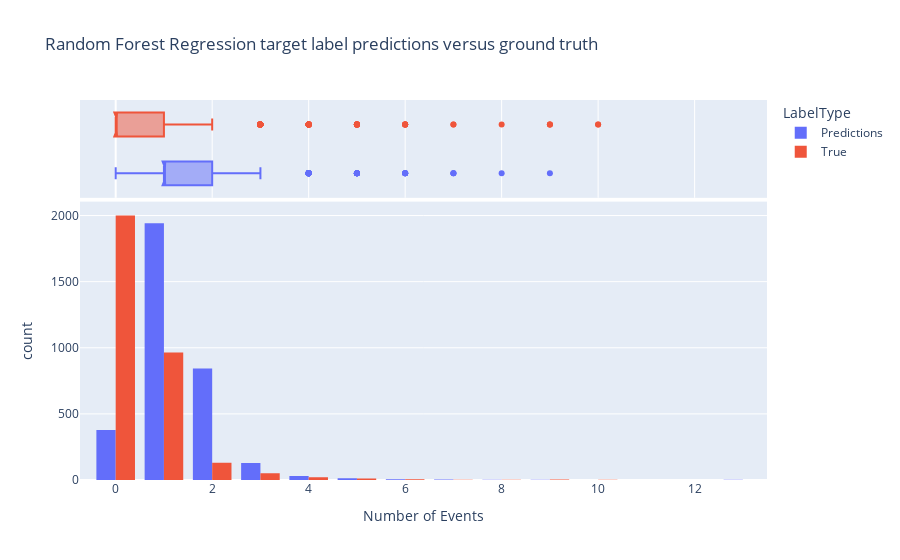

Notebook source saved alongside this figure:
### Code cell
import plotly.express as px

predictions_dat3 = predictions_dat2[predictions_dat2['value'] < 1000] 
skip_models = ['Dummy Mean', 'Dummy Median', 'Dummy Quantile']
model_groups = ['Linear Regression', 'Lasso Regression', 'Ridge Regression', 'Elastic Net Regression']
model_groups2 = ['Decision Tree Regression', 'Random Forest Regression', 'Gradient Boosting Regression']

def eval_predictions(in_model, pred_df):

    pred_df = pred_df[pred_df['Model_Name'] == in_model]

    fig = px.histogram(pred_df, x="value", color="LabelType",
                   marginal="box", # or violin, rug
                   hover_data=pred_df.columns,
                   labels = {'value': "Number of Events"},
                   title = f"{in_model} target label predictions versus ground truth")
    return fig.update_layout(barmode="group") 
eval_predictions('Random Forest Regression', predictions_dat3)

### Figure 1 — Plotly figure (JSON) as saved in the notebook; plotly's stock layout.template omitted (floating-point values rounded to 4 significant figures; data arrays with more than 128 entries replaced by an {"elided": "..."} marker saying what was removed)
{"data": [{"alignmentgroup": "True", "bingroup": "x", "hovertemplate": "LabelType=Predictions<br>Number of Events=%{x}<br>count=%{y}<extra></extra>", "legendgroup": "Predictions", "marker": {"color": "#636efa", "pattern": {"shape": ""}}, "name": "Predictions", "offsetgroup": "Predictions", "orientation": "v", "showlegend": true, "type": "histogram", "x": {"elided": "3350 int values"}, "xaxis": "x", "yaxis": "y"}, {"alignmentgroup": "True", "customdata": {"elided": "3199x2 str values"}, "hovertemplate": "LabelType=%{customdata[1]}<br>Number of Events=%{x}<br>Model_Name=%{customdata[0]}<extra></extra>", "legendgroup": "Predictions", "marker": {"color": "#636efa"}, "name": "Predictions", "notched": true, "offsetgroup": "Predictions", "showlegend": false, "type": "box", "x": {"elided": "3204 int values"}, "xaxis": "x2", "yaxis": "y2"}, {"alignmentgroup": "True", "bingroup": "x", "hovertemplate": "LabelType=True<br>Number of Events=%{x}<br>count=%{y}<extra></extra>", "legendgroup": "True", "marker": {"color": "#EF553B", "pattern": {"shape": ""}}, "name": "True", "offsetgroup": "True", "orientation": "v", "showlegend": true, "type": "histogram", "x": {"elided": "3193 int values"}, "xaxis": "x", "yaxis": "y"}, {"alignmentgroup": "True", "customdata": {"elided": "3199x2 str values"}, "hovertemplate": "LabelType=%{customdata[1]}<br>Number of Events=%{x}<br>Model_Name=%{customdata[0]}<extra></extra>", "legendgroup": "True", "marker": {"color": "#EF553B"}, "name": "True", "notched": true, "offsetgroup": "True", "showlegend": false, "type": "box", "x": {"elided": "3199 int values"}, "xaxis": "x2", "yaxis": "y2"}], "layout": {"barmode": "group", "legend": {"title": {"text": "LabelType"}, "tracegroupgap": 0}, "title": {"text": "Random Forest Regression target label predictions versus ground truth"}, "xaxis": {"anchor": "y", "domain": [0, 1], "title": {"text": "Number of Events"}}, "xaxis2": {"anchor": "y2", "domain": [0, 1], "matches": "x", "showgrid": true, "showticklabels": false}, "yaxis": {"anchor": "x", "domain": [0, 0.7326], "title": {"text": "count"}}, "yaxis2": {"anchor": "x2", "domain": [0.7426, 1], "matches": "y2", "showgrid": false, "showline": false, "showticklabels": false, "ticks": ""}}}
